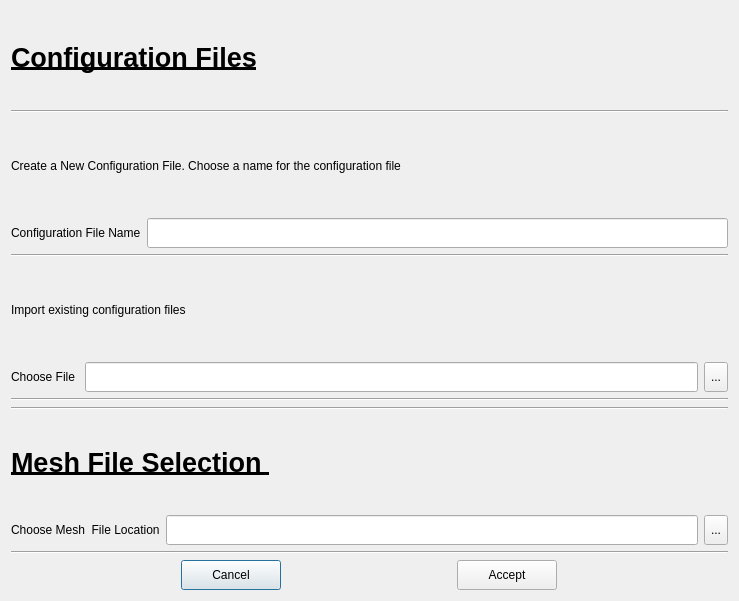
<?xml version="1.0" encoding="UTF-8"?>
<ui version="4.0">
 <class>MultizoneSelectFilesDialog</class>
 <widget class="QDialog" name="MultizoneSelectFilesDialog">
  <property name="geometry">
   <rect>
    <x>0</x>
    <y>0</y>
    <width>739</width>
    <height>601</height>
   </rect>
  </property>
  <property name="windowTitle">
   <string>Dialog</string>
  </property>
  <layout class="QVBoxLayout" name="verticalLayout">
   <item>
    <widget class="QLabel" name="label_7">
     <property name="font">
      <font>
       <pointsize>20</pointsize>
       <weight>75</weight>
       <bold>true</bold>
       <underline>true</underline>
      </font>
     </property>
     <property name="text">
      <string>Configuration Files</string>
     </property>
    </widget>
   </item>
   <item>
    <widget class="Line" name="line">
     <property name="orientation">
      <enum>Qt::Horizontal</enum>
     </property>
    </widget>
   </item>
   <item>
    <widget class="QLabel" name="label">
     <property name="text">
      <string>Create a New Configuration File. Choose a name for the configuration file</string>
     </property>
    </widget>
   </item>
   <item>
    <layout class="QHBoxLayout" name="horizontalLayout">
     <item>
      <widget class="QLabel" name="label_3">
       <property name="maximumSize">
        <size>
         <width>200</width>
         <height>30</height>
        </size>
       </property>
       <property name="text">
        <string>Configuration File Name</string>
       </property>
      </widget>
     </item>
     <item>
      <widget class="QLineEdit" name="newConfigNameLineEdit">
       <property name="maximumSize">
        <size>
         <width>16777215</width>
         <height>30</height>
        </size>
       </property>
      </widget>
     </item>
    </layout>
   </item>
   <item>
    <widget class="Line" name="line_2">
     <property name="orientation">
      <enum>Qt::Horizontal</enum>
     </property>
    </widget>
   </item>
   <item>
    <widget class="QLabel" name="label_2">
     <property name="text">
      <string>Import existing configuration files</string>
     </property>
    </widget>
   </item>
   <item>
    <layout class="QHBoxLayout" name="horizontalLayout_2">
     <item>
      <widget class="QLabel" name="label_4">
       <property name="maximumSize">
        <size>
         <width>200</width>
         <height>30</height>
        </size>
       </property>
       <property name="text">
        <string>Choose File </string>
       </property>
      </widget>
     </item>
     <item>
      <widget class="QLineEdit" name="importedConfigNameLineEdit">
       <property name="maximumSize">
        <size>
         <width>16777215</width>
         <height>30</height>
        </size>
       </property>
       <property name="readOnly">
        <bool>true</bool>
       </property>
      </widget>
     </item>
     <item>
      <widget class="QToolButton" name="importedConfigNameToolButton">
       <property name="maximumSize">
        <size>
         <width>30</width>
         <height>30</height>
        </size>
       </property>
       <property name="text">
        <string>...</string>
       </property>
      </widget>
     </item>
    </layout>
   </item>
   <item>
    <widget class="Line" name="line_3">
     <property name="orientation">
      <enum>Qt::Horizontal</enum>
     </property>
    </widget>
   </item>
   <item>
    <widget class="Line" name="line_4">
     <property name="orientation">
      <enum>Qt::Horizontal</enum>
     </property>
    </widget>
   </item>
   <item>
    <widget class="QLabel" name="label_5">
     <property name="maximumSize">
      <size>
       <width>16777215</width>
       <height>16777215</height>
      </size>
     </property>
     <property name="font">
      <font>
       <pointsize>20</pointsize>
       <weight>75</weight>
       <bold>true</bold>
       <underline>true</underline>
      </font>
     </property>
     <property name="text">
      <string>Mesh File Selection </string>
     </property>
    </widget>
   </item>
   <item>
    <layout class="QHBoxLayout" name="horizontalLayout_3">
     <item>
      <widget class="QLabel" name="label_6">
       <property name="maximumSize">
        <size>
         <width>200</width>
         <height>30</height>
        </size>
       </property>
       <property name="text">
        <string>Choose Mesh  File Location</string>
       </property>
      </widget>
     </item>
     <item>
      <widget class="QLineEdit" name="meshFileLineEdit">
       <property name="maximumSize">
        <size>
         <width>16777215</width>
         <height>30</height>
        </size>
       </property>
       <property name="readOnly">
        <bool>true</bool>
       </property>
      </widget>
     </item>
     <item>
      <widget class="QToolButton" name="meshFileToolButton">
       <property name="maximumSize">
        <size>
         <width>30</width>
         <height>30</height>
        </size>
       </property>
       <property name="text">
        <string>...</string>
       </property>
      </widget>
     </item>
    </layout>
   </item>
   <item>
    <widget class="Line" name="line_5">
     <property name="orientation">
      <enum>Qt::Horizontal</enum>
     </property>
    </widget>
   </item>
   <item>
    <layout class="QHBoxLayout" name="horizontalLayout_4">
     <item>
      <widget class="QPushButton" name="cancelButton">
       <property name="maximumSize">
        <size>
         <width>100</width>
         <height>30</height>
        </size>
       </property>
       <property name="text">
        <string>Cancel</string>
       </property>
      </widget>
     </item>
     <item>
      <widget class="QPushButton" name="acceptButton">
       <property name="maximumSize">
        <size>
         <width>100</width>
         <height>30</height>
        </size>
       </property>
       <property name="text">
        <string>Accept</string>
       </property>
      </widget>
     </item>
    </layout>
   </item>
  </layout>
 </widget>
 <resources/>
 <connections/>
</ui>
